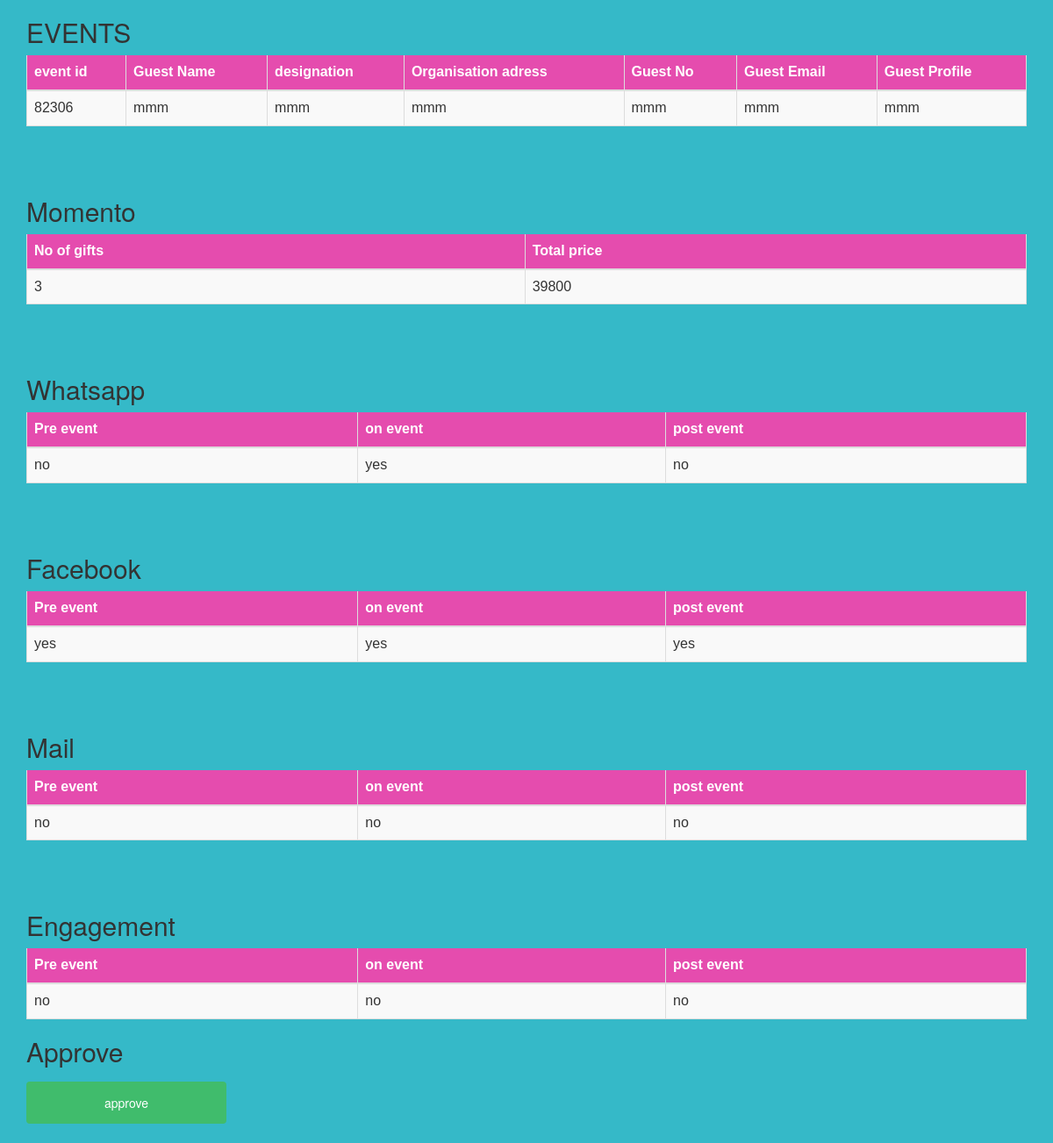
Page /pcoordinator.php?id=82306 on the committed database.
### tables this page shows
CREATE TABLE `g_detail` (
  `event_id` varchar(100) NOT NULL,
  `g_name` varchar(100) NOT NULL,
  `desig` varchar(100) NOT NULL,
  `o_addr` varchar(100) NOT NULL,
  `g_no` varchar(100) NOT NULL,
  `g_email` varchar(100) NOT NULL,
  `g_profile` varchar(100) NOT NULL
);

CREATE TABLE `momento` (
  `event_id` varchar(100) NOT NULL,
  `quantity` varchar(100) NOT NULL,
  `cost` varchar(100) NOT NULL,
  `approve` varchar(100) NOT NULL DEFAULT 'no'
);

CREATE TABLE `whatsapp` (
  `event_id` varchar(100) NOT NULL,
  `wa_pre` varchar(100) NOT NULL,
  `wa_on` varchar(100) NOT NULL,
  `wa_post` varchar(100) NOT NULL,
  `papprove` varchar(100) NOT NULL DEFAULT 'no'
);

CREATE TABLE `facebook` (
  `event_id` varchar(100) NOT NULL,
  `fb_pre` varchar(100) NOT NULL,
  `fb_on` varchar(100) NOT NULL,
  `fb_post` varchar(100) NOT NULL,
  `papprove` varchar(100) NOT NULL DEFAULT 'no'
);

CREATE TABLE `mail` (
  `event_id` varchar(100) NOT NULL,
  `m_pre` varchar(100) NOT NULL,
  `m_on` varchar(100) NOT NULL,
  `m_post` varchar(100) NOT NULL,
  `papprove` varchar(100) NOT NULL DEFAULT 'no'
);

CREATE TABLE `engagement` (
  `event_id` varchar(100) NOT NULL,
  `e_pre` varchar(100) NOT NULL,
  `e_on` varchar(100) NOT NULL,
  `e_post` varchar(100) NOT NULL,
  `approve` varchar(100) NOT NULL DEFAULT 'no'
);

### pcoordinator.php (the view, shortened to what this page needs)
<html lang="en">
<head>
  <link rel="stylesheet" href="https://maxcdn.bootstrapcdn.com/bootstrap/3.3.7/css/bootstrap.min.css">
<link href="css.css" rel="stylesheet" type="text/css"></link>
</head>
<body>
<div class="container">
  <h2>EVENTS</h2>
  <table class="table table-striped">
    <thead>
      <tr>
        <th>event id</th>
        <th>Guest Name</th>
	<th>designation</th>
        <th>Organisation adress</th>
	<th>Guest No</th>
	<th>Guest Email</th>
  <th>Guest Profile</th>
      </tr>
    </thead>
    <tbody>
      <tr>
<?php
$id=$_GET['id'];
 include 'db.php';
$r=mysqli_query($c,"select * from g_detail where event_id='$id' ");
while ($row=mysqli_fetch_row($r))
{
echo "<td>".$row[0]."</td>";
echo "<td>".$row[1]." </td>";
echo "<td> ".$row[2]."</td>";
echo "<td> ".$row[3]."</td>";
echo "<td> ".$row[4]."</td>";
echo "<td> ".$row[5]."</td>";
echo "<td> ".$row[6]."</td>";
echo  "</tr>";
}
?>
  </tbody>
  </table>
<br><br>
  <h2>Momento</h2>
  <table class="table table-striped">
    <thead>
      <tr>
        <th>No of gifts</th>
  <th>Total price</th>
      </tr>
    </thead>
    <tbody>
      <tr>
<?php
 include 'db.php';
$r=mysqli_query($c,"select * from momento where event_id='$id' ");
while ($row=mysqli_fetch_row($r))
{
echo "<td>".$row[1]." </td>";
echo "<td> ".$row[2]."</td>";
echo  "</tr>";
}
?>
  </tbody>
  </table>
  <br><br>
  <h2>Whatsapp</h2>
  <table class="table table-striped">
    <thead>
      <tr>
        <th>Pre event</th>
  <th>on event</th>
        <th>post event</th>
      </tr>
    </thead>
    <tbody>
      <tr>
<?php
 include 'db.php';
$r=mysqli_query($c,"select * from whatsapp where event_id='$id' ");
while ($row=mysqli_fetch_row($r))
{
echo "<td>".$row[1]." </td>";
echo "<td> ".$row[2]."</td>";
echo "<td> ".$row[3]."</td>";
echo  "</tr>";
}
?>
  </tbody>
  </table>
  <br><br>
  <h2>Facebook</h2>
  <table class="table table-striped">
    <thead>
      <tr>
        <th>Pre event</th>
  <th>on event</th>
        <th>post event</th>
      </tr>
    </thead>
    <tbody>
      <tr>
<?php
 include 'db.php';
$r=mysqli_query($c,"select * from facebook where event_id='$id' ");
while ($row=mysqli_fetch_row($r))
{
echo "<td>".$row[1]." </td>";
echo "<td> ".$row[2]."</td>";
echo "<td> ".$row[3]."</td>";
echo  "</tr>";
}
?>
  </tbody>
  </table>
  <br><br>
  <h2>Mail</h2>
  <table class="table table-striped">
    <thead>
      <tr>
        <th>Pre event</th>
  <th>on event</th>
        <th>post event</th>
      </tr>
    </thead>
    <tbody>
      <tr>
<?php
 include 'db.php';
$r=mysqli_query($c,"select * from mail where event_id='$id' ");
while ($row=mysqli_fetch_row($r))
{
echo "<td>".$row[1]." </td>";
echo "<td> ".$row[2]."</td>";
echo "<td> ".$row[3]."</td>";
echo  "</tr>";
}
?>
  </tbody>
  </table>
  <br><br>
  <h2>Engagement</h2>
  <table class="table table-striped">
    <thead>
      <tr>
        <th>Pre event</th>
  <th>on event</th>
  <th>post event</th>
      </tr>
    </thead>
    <tbody>
      <tr>
<?php
 include 'db.php';
$r=mysqli_query($c,"select * from engagement where event_id='$id' ");
while ($row=mysqli_fetch_row($r))
{
echo "<td>".$row[1]." </td>";
echo "<td> ".$row[2]."</td>";
echo "<td> ".$row[2]."</td>";
echo  "</tr>";
}
?>
  </tbody>
  </table>
  <form action="papprove.php">
 <h2>Approve</h2>
 <input type="submit" name="sub" value="approve">
</form>
</div>

### css.css (style rules this page uses)
body { background:#2db7c6f5; }
input[type=submit] { padding-left: 5cm; width: 49.5%; background-color:#e431a4db; color: white; padding: 14px 20px; margin: 8px 0; border: none; border-radius: 4px; cursor: pointer; }
table { font-family: "Trebuchet MS", Arial, Helvetica, sans-serif; border-collapse: collapse; width: 100%; }
td,th { border: 1px solid #ddd; padding: 8px; }
tr { background-color: #f2f2f2; }
th { padding-top: 12px; padding-bottom: 12px; text-align: left; background-color: #e431a4db; color: white; }
input { width: 50%; padding: 12px 20px; margin: 8px 0; display: inline-block; border: 1px solid #ccc; border-radius: 4px; box-sizing: border-box; }
input[type=submit] { width: 20%; background-color: #45be4aba; color: white; padding: 14px 20px; margin: 8px 0; border: none; border-radius: 4px; cursor: pointer; }

### rows in the picture
g_detail: event "82306", g_name "mmm", desig "mmm", o_addr "mmm", g_no "mmm", g_email "mmm", g_profile "mmm"
momento: quantity "3", cost "39800"
whatsapp: wa_pre "no", wa_on "yes", wa_post "no"
facebook: fb_pre "yes", fb_on "yes", fb_post "yes"
mail: m_pre "no", m_on "no", m_post "no"
engagement: e_pre "no", e_on "no"
